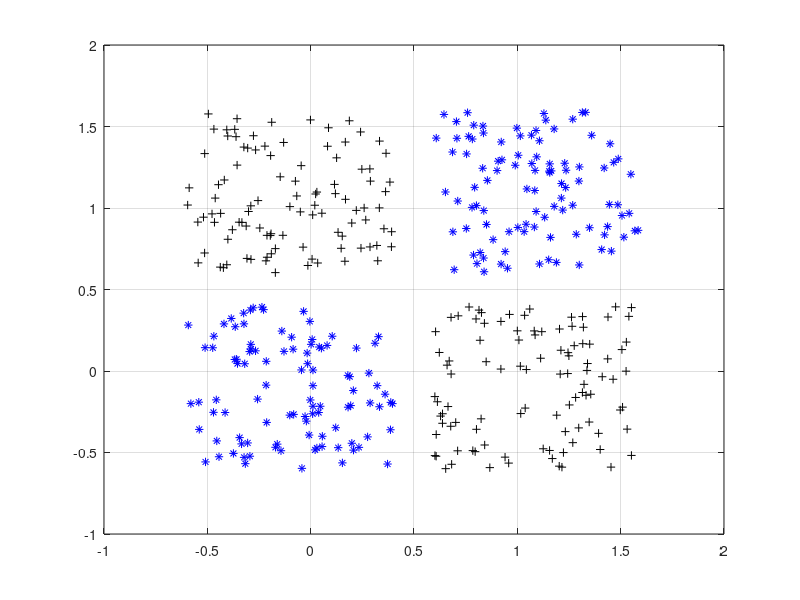

Source code (MATLAB): (Note: this script raises an error after producing the figure.)
%% Solving XOR problem with a multilayer perceptron 

% Objective: 2 groups of linearly inseparable data (A,B) are defined in 
% a 2-dimensional input space.The task is to define a neural network for 
% solving the XOR classification problem.

%% Create input data 

close all, clear all, clc
% number of samples of each cluster
K = 100;
% offset of clusters
q = .6;
% define 2 groups of input data
A1 = [rand(1,K)-q; rand(1,K)+q];
B1 = [rand(1,K)+q; rand(1,K)+q];
C1 = [rand(1,K)+q; rand(1,K)-q];
D1 = [rand(1,K)-q; rand(1,K)-q];
A = [A1 C1];
B = [B1 D1];
% plot data
plot(A(1,:),A(2,:),'k+',B(1,:),B(2,:),'b*')
grid on
hold on


%% Define output coding

% coding (+1/0) for 2-class XOR problem (plots will be more interpretable 
% with codes 0/1 instead of [0 1]/[1/0])
a = 0;
b = 1;

%% Prepare inputs and outputs for network training

% define inputs (combine samples from all two classes)
P = [A B];

% define targets
T = [repmat(a,1,length(A)) repmat(b,1,length(B))];

%% Create and train a multilayer perceptron


% create a neural network
% Input, output and output layers sizes are set to 0. 
% These sizes will automatically be
% configured to match particular data by train
net = feedforwardnet([20]); % We create a network with one hidden layer of 20 neurons (try
%also with [5 3])
% look at the default parameters
% ... mse, purelin, …
%
net
% train the neural network
[net,tr,Y,E] = train(net,P,T);
% Notice that tr has the indices of the training, validation and test data sets:
% tr.trainInd
% tr.valInd
% tr.testInd
% show network
view(net)
% Accuracy
fprintf('Accuracy: %f\n',100-100*sum(abs((Y>0.5)-T))/length(T))


%% Plot targets and network response to see how good the network learns the data


figure(2)
plot(T','linewidth',2)
hold on
plot(Y','r--')
grid on
legend('Targets','Network response','location','best')
ylim([-1.25 1.25])

%% Plot classification result for the complete input space (separation by hyperplanes)

% generate a grid
span = -1:.005:2;
[P1,P2] = meshgrid(span,span);
pp = [P1(:) P2(:)]';
% simulate neural network on a grid
aa = net(pp);
% plot classification regions
figure(1)
mesh(P1,P2,reshape(aa,length(span),length(span))-5);
colormap cool
view(2)
% show network
view(net)


